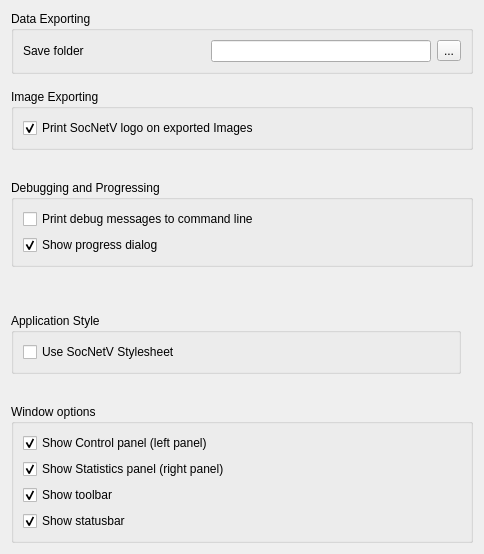
     <widget class="QWidget" name="generalTab">
      <attribute name="title">
       <string>General</string>
      </attribute>
      <layout class="QGridLayout" name="gridLayout_3">
       <item row="2" column="0" colspan="3">
        <widget class="QGroupBox" name="imageExportgroupBox">
         <property name="minimumSize">
          <size>
           <width>450</width>
           <height>0</height>
          </size>
         </property>
         <property name="title">
          <string>Image Exporting</string>
         </property>
         <layout class="QVBoxLayout" name="verticalLayout_7">
          <item>
           <widget class="QCheckBox" name="printLogoChkBox">
            <property name="toolTip">
             <string>&lt;html&gt;&lt;head/&gt;&lt;body&gt;&lt;p&gt;&lt;span style=&quot; font-weight:600;&quot;&gt;SocNetV logo on exported images&lt;/span&gt;&lt;/p&gt;&lt;p&gt;Enable or disable the printing of a small SocNetV logo on exported PNG and BMP network images &lt;/p&gt;&lt;p&gt;This is a permanent setting, it will be the default of the application every time you run SocNetV. &lt;/p&gt;&lt;/body&gt;&lt;/html&gt;</string>
            </property>
            <property name="whatsThis">
             <string>&lt;html&gt;&lt;head/&gt;&lt;body&gt;&lt;p&gt;&lt;span style=&quot; font-weight:600;&quot;&gt;SocNetV logo on exported images&lt;/span&gt;&lt;/p&gt;&lt;p&gt;Enable or disable the printing of a small SocNetV logo on exported PNG and BMP network images &lt;/p&gt;&lt;p&gt;This is a permanent setting, it will be the default of the application every time you run SocNetV. &lt;/p&gt;&lt;/body&gt;&lt;/html&gt;</string>
            </property>
            <property name="layoutDirection">
             <enum>Qt::LeftToRight</enum>
            </property>
            <property name="text">
             <string>Print SocNetV logo on exported Images </string>
            </property>
            <property name="checked">
             <bool>true</bool>
            </property>
           </widget>
          </item>
         </layout>
        </widget>
       </item>
       <item row="3" column="0">
        <spacer name="verticalSpacer_5">
         <property name="orientation">
          <enum>Qt::Vertical</enum>
         </property>
         <property name="sizeHint" stdset="0">
          <size>
           <width>17</width>
           <height>24</height>
          </size>
         </property>
        </spacer>
       </item>
       <item row="6" column="0">
        <widget class="QGroupBox" name="styleGroupBox">
         <property name="minimumSize">
          <size>
           <width>450</width>
           <height>0</height>
          </size>
         </property>
         <property name="title">
          <string>Application Style</string>
         </property>
         <layout class="QVBoxLayout" name="verticalLayout_8">
          <item>
           <widget class="QCheckBox" name="stylesheetDefaultChkBox">
            <property name="toolTip">
             <string>&lt;html&gt;&lt;head/&gt;&lt;body&gt;&lt;p&gt;&lt;span style=&quot; font-weight:600;&quot;&gt;Debug Messages&lt;/span&gt;&lt;/p&gt;&lt;p&gt;Enable or disable debug messages to strerr. &lt;/p&gt;&lt;p&gt;Once you enable this and press OK, you must close and run SocNetV again from the command line / terminal, in order to see the debug messages.&lt;/p&gt;&lt;p&gt;Enabling has a significant cpu cost but lets you know what SocNetV is actually doing.&lt;/p&gt;&lt;p&gt;This is a permanent setting. Once you press OK, it will be saved and will be the default of the application every time you run SocNetV - until you change it again.&lt;/p&gt;&lt;/body&gt;&lt;/html&gt;</string>
            </property>
            <property name="whatsThis">
             <string>&lt;html&gt;&lt;head/&gt;&lt;body&gt;&lt;p&gt;&lt;span style=&quot; font-weight:600;&quot;&gt;Debug Messages&lt;/span&gt;&lt;/p&gt;&lt;p&gt;Enables or disable debug messages to strerr. &lt;/p&gt;&lt;p&gt;Enabling has a significant cpu cost but lets you know what SocNetV is actually doing.&lt;/p&gt;&lt;p&gt;This is a permanent setting, it will be the default of the application every time you run SocNetV. &lt;/p&gt;&lt;/body&gt;&lt;/html&gt;</string>
            </property>
            <property name="layoutDirection">
             <enum>Qt::LeftToRight</enum>
            </property>
            <property name="text">
             <string>Use SocNetV Stylesheet</string>
            </property>
           </widget>
          </item>
         </layout>
        </widget>
       </item>
       <item row="4" column="0" colspan="3">
        <widget class="QGroupBox" name="debugGroupBox">
         <property name="minimumSize">
          <size>
           <width>450</width>
           <height>0</height>
          </size>
         </property>
         <property name="title">
          <string>Debugging and Progressing</string>
         </property>
         <layout class="QVBoxLayout" name="verticalLayout_6">
          <item>
           <widget class="QCheckBox" name="printDebugChkBox">
            <property name="toolTip">
             <string>&lt;html&gt;&lt;head/&gt;&lt;body&gt;&lt;p&gt;&lt;span style=&quot; font-weight:600;&quot;&gt;Debug Messages&lt;/span&gt;&lt;/p&gt;&lt;p&gt;Enable or disable debug messages to strerr. &lt;/p&gt;&lt;p&gt;Once you enable this and press OK, you must close and run SocNetV again from the command line / terminal, in order to see the debug messages.&lt;/p&gt;&lt;p&gt;Enabling has a significant cpu cost but lets you know what SocNetV is actually doing.&lt;/p&gt;&lt;p&gt;This is a permanent setting. Once you press OK, it will be saved and will be the default of the application every time you run SocNetV - until you change it again.&lt;/p&gt;&lt;/body&gt;&lt;/html&gt;</string>
            </property>
            <property name="whatsThis">
             <string>&lt;html&gt;&lt;head/&gt;&lt;body&gt;&lt;p&gt;&lt;span style=&quot; font-weight:600;&quot;&gt;Debug Messages&lt;/span&gt;&lt;/p&gt;&lt;p&gt;Enables or disable debug messages to strerr. &lt;/p&gt;&lt;p&gt;Enabling has a significant cpu cost but lets you know what SocNetV is actually doing.&lt;/p&gt;&lt;p&gt;This is a permanent setting, it will be the default of the application every time you run SocNetV. &lt;/p&gt;&lt;/body&gt;&lt;/html&gt;</string>
            </property>
            <property name="layoutDirection">
             <enum>Qt::LeftToRight</enum>
            </property>
            <property name="text">
             <string>Print debug messages to command line</string>
            </property>
           </widget>
          </item>
          <item>
           <widget class="QCheckBox" name="progressDialogChkBox">
            <property name="toolTip">
             <string>&lt;html&gt;&lt;head/&gt;&lt;body&gt;&lt;p&gt;&lt;span style=&quot; font-weight:600;&quot;&gt;Progress Bars&lt;/span&gt;&lt;/p&gt;&lt;p&gt;Enable or disable the application Progress Bars.&lt;/p&gt;&lt;p&gt;Progress Bars may appear during time-cost operations. &lt;/p&gt;&lt;p&gt;Enabling Progress Bars has a significant cpu cost but lets you know about the progress of a given operation.&lt;/p&gt;&lt;p&gt;This is a permanent setting. Once you press OK, it will be saved and will be the default of the application every time you run SocNetV - until you change it again.&lt;/p&gt;&lt;/body&gt;&lt;/html&gt;</string>
            </property>
            <property name="whatsThis">
             <string>&lt;html&gt;&lt;head/&gt;&lt;body&gt;&lt;p&gt;&lt;span style=&quot; font-weight:600;&quot;&gt;Progress Bars&lt;/span&gt;&lt;/p&gt;&lt;p&gt;Enable or disable the application Progress Bars.&lt;/p&gt;&lt;p&gt;Progress Bars may appear during time-cost operations. &lt;/p&gt;&lt;p&gt;Enabling Progress Bars has a significant cpu cost but lets you know about the progress of a given operation.&lt;/p&gt;&lt;p&gt;This is a permanent setting, it will be the default of the application every time you run SocNetV. &lt;/p&gt;&lt;/body&gt;&lt;/html&gt;</string>
            </property>
            <property name="layoutDirection">
             <enum>Qt::LeftToRight</enum>
            </property>
            <property name="text">
             <string>Show progress dialog</string>
            </property>
            <property name="checked">
             <bool>true</bool>
            </property>
           </widget>
          </item>
         </layout>
        </widget>
       </item>
       <item row="8" column="0" colspan="3">
        <widget class="QGroupBox" name="windowGroupBox">
         <property name="minimumSize">
          <size>
           <width>450</width>
           <height>0</height>
          </size>
         </property>
         <property name="title">
          <string>Window options</string>
         </property>
         <layout class="QVBoxLayout" name="verticalLayout_9">
          <item>
           <widget class="QCheckBox" name="leftPanelChkBox">
            <property name="toolTip">
             <string>&lt;html&gt;&lt;head/&gt;&lt;body&gt;&lt;p&gt;&lt;span style=&quot; font-weight:600;&quot;&gt;Control panel&lt;/span&gt;&lt;/p&gt;&lt;p&gt;Enable or disable the Control panel (left panel)&lt;/p&gt;&lt;p&gt;The Control Panel is the widget at the left of the application window, where you can find essential functions and options for Editing, Analyzing and Visualizing your network data.&lt;/p&gt;&lt;p&gt;This is a permanent setting, it will be the default of the application every time you run SocNetV. &lt;/p&gt;&lt;/body&gt;&lt;/html&gt;</string>
            </property>
            <property name="whatsThis">
             <string>&lt;html&gt;&lt;head/&gt;&lt;body&gt;&lt;p&gt;&lt;span style=&quot; font-weight:600;&quot;&gt;Control panel&lt;/span&gt;&lt;/p&gt;&lt;p&gt;Enable or disable the Control panel (left panel)&lt;/p&gt;&lt;p&gt;The Control Panel is the widget at the left of the application window, where you can find essential functions and options for Editing, Analyzing and Visualizing your network data.&lt;/p&gt;&lt;p&gt;This is a permanent setting, it will be the default of the application every time you run SocNetV. &lt;/p&gt;&lt;/body&gt;&lt;/html&gt;</string>
            </property>
            <property name="layoutDirection">
             <enum>Qt::LeftToRight</enum>
            </property>
            <property name="text">
             <string>Show Control panel (left panel)</string>
            </property>
            <property name="checked">
             <bool>true</bool>
            </property>
           </widget>
          </item>
          <item>
           <widget class="QCheckBox" name="rightPanelChkBox">
            <property name="toolTip">
             <string>&lt;html&gt;&lt;head/&gt;&lt;body&gt;&lt;p&gt;&lt;span style=&quot; font-weight:600;&quot;&gt;Statistics panel&lt;/span&gt;&lt;/p&gt;&lt;p&gt;Enable or disable the statistics panel (right panel)&lt;/p&gt;&lt;p&gt;The Statistics panel is the widget at the right of the application window, where you can see statistics about the whole network such as node and edge/arc count, density etc as well as statistics about the last clicked node (in-degree, out-degree, clustering coefficient etc).&lt;/p&gt;&lt;p&gt;This is a permanent setting, it will be the default of the application every time you run SocNetV. &lt;/p&gt;&lt;/body&gt;&lt;/html&gt;</string>
            </property>
            <property name="whatsThis">
             <string>&lt;html&gt;&lt;head/&gt;&lt;body&gt;&lt;p&gt;&lt;span style=&quot; font-weight:600;&quot;&gt;Statistics panel&lt;/span&gt;&lt;/p&gt;&lt;p&gt;Enable or disable the statistics panel (right panel)&lt;/p&gt;&lt;p&gt;The Statistics panel is the widget at the right of the application window, where you can see statistics about the whole network such as node and edge/arc count, density etc as well as statistics about the last clicked node (in-degree, out-degree, clustering coefficient etc).&lt;/p&gt;&lt;p&gt;This is a permanent setting, it will be the default of the application every time you run SocNetV. &lt;/p&gt;&lt;/body&gt;&lt;/html&gt;</string>
            </property>
            <property name="layoutDirection">
             <enum>Qt::LeftToRight</enum>
            </property>
            <property name="text">
             <string>Show Statistics panel (right panel)</string>
            </property>
            <property name="checked">
             <bool>true</bool>
            </property>
           </widget>
          </item>
          <item>
           <widget class="QCheckBox" name="showToolBarChkBox">
            <property name="toolTip">
             <string>&lt;html&gt;&lt;head/&gt;&lt;body&gt;&lt;p&gt;&lt;span style=&quot; font-weight:600;&quot;&gt;Toolbar&lt;/span&gt;&lt;/p&gt;&lt;p&gt;Enable or disable the application toolbar.&lt;/p&gt;&lt;p&gt;The toolbar is the widget right below the menu, and carries useful icons. You can disable it if you like from here...&lt;/p&gt;&lt;p&gt;This is a permanent setting, it will be the default of the application every time you run SocNetV. &lt;/p&gt;&lt;/body&gt;&lt;/html&gt;</string>
            </property>
            <property name="whatsThis">
             <string>&lt;html&gt;&lt;head/&gt;&lt;body&gt;&lt;p&gt;&lt;span style=&quot; font-weight:600;&quot;&gt;Toolbar&lt;/span&gt;&lt;/p&gt;&lt;p&gt;Enable or disable the application toolbar.&lt;/p&gt;&lt;p&gt;The toolbar is the widget right below the menu, and carries useful icons. You can disable it if you like from here...&lt;/p&gt;&lt;p&gt;This is a permanent setting, it will be the default of the application every time you run SocNetV. &lt;/p&gt;&lt;/body&gt;&lt;/html&gt;</string>
            </property>
            <property name="layoutDirection">
             <enum>Qt::LeftToRight</enum>
            </property>
            <property name="text">
             <string>Show toolbar</string>
            </property>
            <property name="checked">
             <bool>true</bool>
            </property>
           </widget>
          </item>
          <item>
           <widget class="QCheckBox" name="showStatusBarChkBox">
            <property name="toolTip">
             <string>&lt;html&gt;&lt;head/&gt;&lt;body&gt;&lt;p&gt;&lt;span style=&quot; font-weight:600;&quot;&gt;Statusbar&lt;/span&gt;&lt;/p&gt;&lt;p&gt;Enable or disable the application statusbar.&lt;/p&gt;&lt;p&gt;The statusbar is the widget at the bottom of the window, where messages appear. &lt;/p&gt;&lt;p&gt;This is a permanent setting, it will be the default of the application every time you run SocNetV. &lt;/p&gt;&lt;/body&gt;&lt;/html&gt;</string>
            </property>
            <property name="whatsThis">
             <string>&lt;html&gt;&lt;head/&gt;&lt;body&gt;&lt;p&gt;&lt;span style=&quot; font-weight:600;&quot;&gt;Statusbar&lt;/span&gt;&lt;/p&gt;&lt;p&gt;Enable or disable the application statusbar.&lt;/p&gt;&lt;p&gt;The statusbar is the widget at the bottom of the window, where messages appear. &lt;/p&gt;&lt;p&gt;This is a permanent setting, it will be the default of the application every time you run SocNetV. &lt;/p&gt;&lt;/body&gt;&lt;/html&gt;</string>
            </property>
            <property name="layoutDirection">
             <enum>Qt::LeftToRight</enum>
            </property>
            <property name="text">
             <string>Show statusbar</string>
            </property>
            <property name="checked">
             <bool>true</bool>
            </property>
           </widget>
          </item>
         </layout>
        </widget>
       </item>
       <item row="0" column="0" colspan="3">
        <widget class="QGroupBox" name="appExportingGroupBox">
         <property name="minimumSize">
          <size>
           <width>450</width>
           <height>0</height>
          </size>
         </property>
         <property name="title">
          <string>Data Exporting</string>
         </property>
         <layout class="QHBoxLayout" name="horizontalLayout_26">
          <item>
           <layout class="QHBoxLayout" name="horizontalLayout">
            <item>
             <widget class="QLabel" name="label">
              <property name="toolTip">
               <string>&lt;html&gt;&lt;head/&gt;&lt;body&gt;&lt;p&gt;&lt;span style=&quot; font-weight:600;&quot;&gt;Default Save / Export folder &lt;/span&gt;&lt;/p&gt;&lt;p&gt;Click the small button on the far right corner to select a folder, where all SocNetV files and reports will be saved by default. &lt;/p&gt;&lt;p&gt;This is a permanent setting. Once you press OK, it will be saved and will be the default of the application every time you run SocNetV - until you change it again.&lt;/p&gt;&lt;/body&gt;&lt;/html&gt;</string>
              </property>
              <property name="text">
               <string>Save folder</string>
              </property>
             </widget>
            </item>
            <item>
             <spacer name="horizontalSpacer">
              <property name="orientation">
               <enum>Qt::Horizontal</enum>
              </property>
              <property name="sizeHint" stdset="0">
               <size>
                <width>48</width>
                <height>20</height>
               </size>
              </property>
             </spacer>
            </item>
            <item>
             <widget class="QLineEdit" name="dataDirEdit">
              <property name="minimumSize">
               <size>
                <width>220</width>
                <height>0</height>
               </size>
              </property>
              <property name="toolTip">
               <string>&lt;html&gt;&lt;head/&gt;&lt;body&gt;&lt;p&gt;&lt;span style=&quot; font-weight:600;&quot;&gt;Default Save / Export folder &lt;/span&gt;&lt;/p&gt;&lt;p&gt;This is the path of the folder where all SocNetV files and reports will be saved. &lt;/p&gt;&lt;p&gt;Click the button on the right to select a new folder. &lt;/p&gt;&lt;p&gt;If the folder does not exist, it wil be created.&lt;/p&gt;&lt;p&gt;This is a permanent setting. Once you press OK, it will be saved and will be the default of the application every time you run SocNetV - until you change it again.&lt;/p&gt;&lt;/body&gt;&lt;/html&gt;</string>
              </property>
              <property name="whatsThis">
               <string>&lt;html&gt;&lt;head/&gt;&lt;body&gt;&lt;p&gt;&lt;span style=&quot; font-weight:600;&quot;&gt;Default Save / Export folder &lt;/span&gt;&lt;/p&gt;&lt;p&gt;This is the path of the folder where all SocNetV files and reports will be saved. &lt;/p&gt;&lt;p&gt;Click the button on the right to select a new folder. &lt;/p&gt;&lt;p&gt;This is a permanent setting, it will be the default of the application every time you run SocNetV. If the folder does not exist, it wil be created.&lt;/p&gt;&lt;/body&gt;&lt;/html&gt;</string>
              </property>
             </widget>
            </item>
            <item>
             <widget class="QToolButton" name="dataDirSelectButton">
              <property name="cursor">
               <cursorShape>PointingHandCursor</cursorShape>
              </property>
              <property name="toolTip">
               <string>&lt;html&gt;&lt;head/&gt;&lt;body&gt;&lt;p&gt;&lt;span style=&quot; font-weight:600;&quot;&gt;Default Save / Export folder &lt;/span&gt;&lt;/p&gt;&lt;p&gt;Click this button to select a folder, where all SocNetV files and reports will be saved by default. &lt;/p&gt;&lt;p&gt;This is a permanent setting. Once you press OK, it will be saved and will be the default of the application every time you run SocNetV - until you change it again.&lt;/p&gt;&lt;/body&gt;&lt;/html&gt;</string>
              </property>
              <property name="whatsThis">
               <string>&lt;html&gt;&lt;head/&gt;&lt;body&gt;&lt;p&gt;&lt;span style=&quot; font-weight:600;&quot;&gt;Default Save / Export folder &lt;/span&gt;&lt;/p&gt;&lt;p&gt;Click this button to select a folder, where all SocNetV files and reports will be saved by default. &lt;/p&gt;&lt;p&gt;This is a permanent setting, it will be the default of the application every time you run SocNetV. If the folder does not exist, it wil be created.&lt;/p&gt;&lt;/body&gt;&lt;/html&gt;</string>
              </property>
              <property name="text">
               <string>...</string>
              </property>
             </widget>
            </item>
           </layout>
          </item>
         </layout>
        </widget>
       </item>
       <item row="1" column="0" colspan="3">
        <spacer name="verticalSpacer_3">
         <property name="orientation">
          <enum>Qt::Vertical</enum>
         </property>
         <property name="sizeHint" stdset="0">
          <size>
           <width>388</width>
           <height>9</height>
          </size>
         </property>
        </spacer>
       </item>
       <item row="7" column="0">
        <spacer name="verticalSpacer_6">
         <property name="orientation">
          <enum>Qt::Vertical</enum>
         </property>
         <property name="sizeHint" stdset="0">
          <size>
           <width>20</width>
           <height>24</height>
          </size>
         </property>
        </spacer>
       </item>
       <item row="5" column="0">
        <spacer name="verticalSpacer_4">
         <property name="orientation">
          <enum>Qt::Vertical</enum>
         </property>
         <property name="sizeHint" stdset="0">
          <size>
           <width>17</width>
           <height>40</height>
          </size>
         </property>
        </spacer>
       </item>
      </layout>
     </widget>
